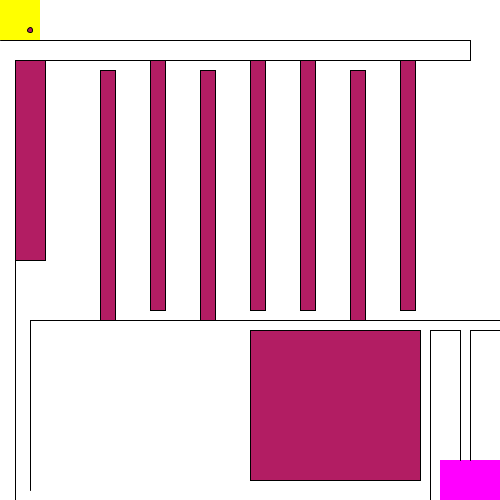
Frame 1 (no input)
Frame 60 (the mouse pressed at the canvas centre just before this capture): identical to frame 1, image omitted
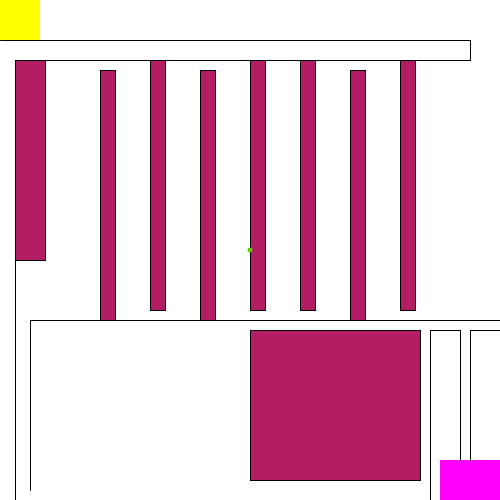
Frame 120 (the mouse held since frame 60 and released just before this capture)

The Processing sketch that drew these frames (run headless with seeded random() and noise(); from frame 60 on, the mouse is pressed at the canvas centre):

// Processing sketch: sketch5431
// ── sketch5431.pde
void setup(){
  size(500,500);
  frameRate(50);
}

void draw(){
 background(255);
  fill(255,255,0);
  noStroke();
  rect(0,0,40,40);
  fill(255,0,255);
  noStroke();
  rect(440,460,490,400);
  fill(200,100,156);
  stroke(0);
 line(0,40,470,40); 
 line(470,40,470,60);
 line(470,60,15,60);
 line(500,320,30,320);
 line(15,60,15,500);
 line(30,320,30,490);
 line(430,500,430,330);
line(430,330,460,330);
line(470,330,500,330);
 line(460,330,460,460);
 line(470,330,470,460);
fill(178,29,99);
rect(15,60,30,200);
rect(100,70,15,250);
rect(150,60,15,250);
rect(200,70,15,250);
rect(250,60,15,250);
rect(300,60,15,250);
rect(350,70,15,250);
rect(400,60,15,250);
rect(250,330,170,150);
if(mousePressed){
  noStroke();
  smooth();
  fill(100,200,0);
 ellipse(mouseX,mouseY,5,5);
} else{
  ellipse(30,30,5,5);
}

 if(mousePressed&&mouseY>500){
   noLoop();
     fill(100,255,255);
   textSize(50);
  text("GAMEOVER",100,250); 
 }
   if(mousePressed&&mouseY<1){
     noLoop();
    fill(100,255,255);
     textSize(50);
  text("GAMEOVER",100,250);
 }
   if(mousePressed&&mouseX>499){
     noLoop();
      fill(100,255,255);
  textSize(50);
  text("GAMEOVER",100,250);
 }
   if(mousePressed&&mouseX<16&&mouseY>61){
     noLoop();
     fill(100,255,255);
     textSize(50);
  text("GAMEOVER",100,250);
 }
   if(mousePressed&&mouseY<61&&mouseY>39&&mouseX<471){
   noLoop();
   fill(100,255,255);
     textSize(50);
  text("GAMEOVER",100,250);
 }
   if(mousePressed&&mouseX>30&&mouseY>318&&mouseY<325){
      noLoop();
     fill(100,255,255);
     textSize(50);
  text("GAMEOVER",100,250);
 }
  if(mousePressed&&mouseX>25&&mouseX<34&&mouseY>318&&mouseY<493){
     noLoop();
     fill(100,255,255);
     textSize(50);
  text("GAMEOVER",100,250);
 }
 if(mousePressed&&mouseX>426&&mouseX<434&&mouseY>327&&mouseY<500){
     noLoop();
     fill(100,255,255);
     textSize(50);
  text("GAMEOVER",100,250);
 }
 if(mousePressed&&mouseX>426&mouseX<464&&mouseY>326&&mouseY<462){
     noLoop();
     fill(100,255,255);
     textSize(50);
  text("GAMEOVER",100,250);
 }
 if(mousePressed&&mouseX>468&&mouseY>326&&mouseY<462){
     noLoop();
     fill(100,255,255);
     textSize(50);
  text("GAMEOVER",100,250);
 }

 if(mousePressed&&mouseX>440&&mouseY>460){
     noLoop();
     fill(100,255,255);
     textSize(60);
  text("GAMECLEAR",50,250);
 }
 
 
 
  if(mousePressed&&mouseX<45&&mouseY>60&&mouseY<260){
     noLoop();
     fill(100,255,255);
     textSize(50);
  text("GAMEOVER",100,250);
 }
  if(mousePressed&&mouseX>150&&mouseX<165&&mouseY>60&&mouseY<315){
     noLoop();
     fill(100,255,255);
     textSize(50);
  text("GAMEOVER",100,250);
 }
  if(mousePressed&&mouseX>250&&mouseX<265&&mouseY>60&&mouseY<315){
     noLoop();
     fill(100,255,255);
     textSize(50);
  text("GAMEOVER",100,250);
 }
  if(mousePressed&&mouseX>300&&mouseX<315&&mouseY>60&&mouseY<315){
     noLoop();
     fill(100,255,255);
     textSize(50);
  text("GAMEOVER",100,250);
 }
  if(mousePressed&&mouseX>400&&mouseX<415&&mouseY>60&&mouseY<315){
     noLoop();
     fill(100,255,255);
     textSize(50);
  text("GAMEOVER",100,250);
 }
  if(mousePressed&&mouseX>100&&mouseX<115&&mouseY>70&&mouseY<330){
     noLoop();
     fill(100,255,255);
     textSize(50);
  text("GAMEOVER",100,250);
 }
  if(mousePressed&&mouseX>200&&mouseX<215&&mouseY>70&&mouseY<330){
     noLoop();
     fill(100,255,255);
     textSize(50);
  text("GAMEOVER",100,250);
 }
  if(mousePressed&&mouseX>350&&mouseX<365&&mouseY>70&&mouseY<330){
     noLoop();
     fill(100,255,255);
     textSize(50);
  text("GAMEOVER",100,250);
 }
  if(mousePressed&&mouseX>250&&mouseX<420&mouseY>330&&mouseY<480){
     noLoop();
     fill(100,255,255);
     textSize(50);
  text("GAMEOVER",100,250);
 }
 
 
 }
 void keyPressed(){
   loop();
 }
